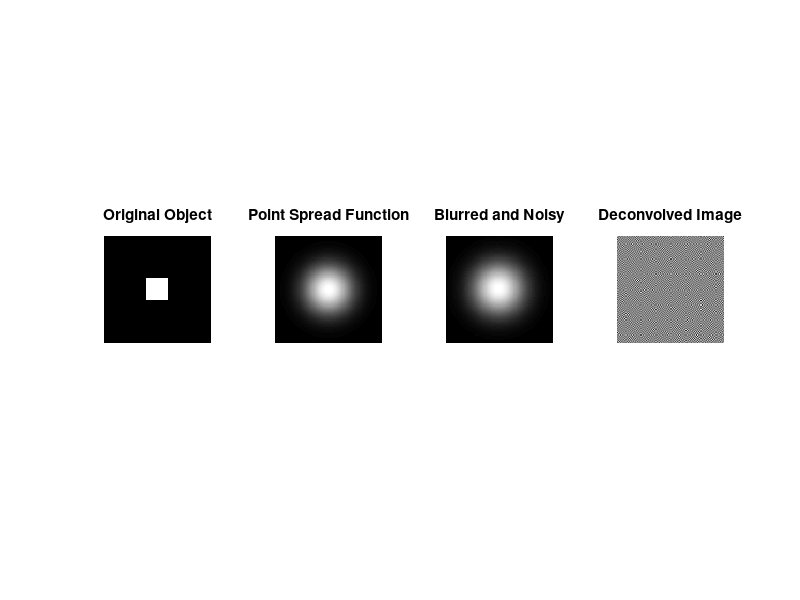

Reproduce this figure in MATLAB.
% Define object
object = zeros(100, 100);
object(40:60, 40:60) = 1;

% Define PSF
x = linspace(-10, 10, 100);
y = linspace(-10, 10, 100);
[X, Y] = meshgrid(x, y);
psf = exp(-(X.^2 + Y.^2) / 20);

% Convolve
blurred = conv2(object, psf, 'same');

% Add noise
noisy_blurred = imnoise(blurred, 'gaussian', 0, 0.01);

% Deconvolution
deconvolved = deconvwnr(noisy_blurred, psf);

% Display
figure;
subplot(1,4,1); imshow(object, []); title('Original Object');
subplot(1,4,2); imshow(psf, []); title('Point Spread Function');
subplot(1,4,3); imshow(noisy_blurred, []); title('Blurred and Noisy');
subplot(1,4,4); imshow(deconvolved, []); title('Deconvolved Image');
